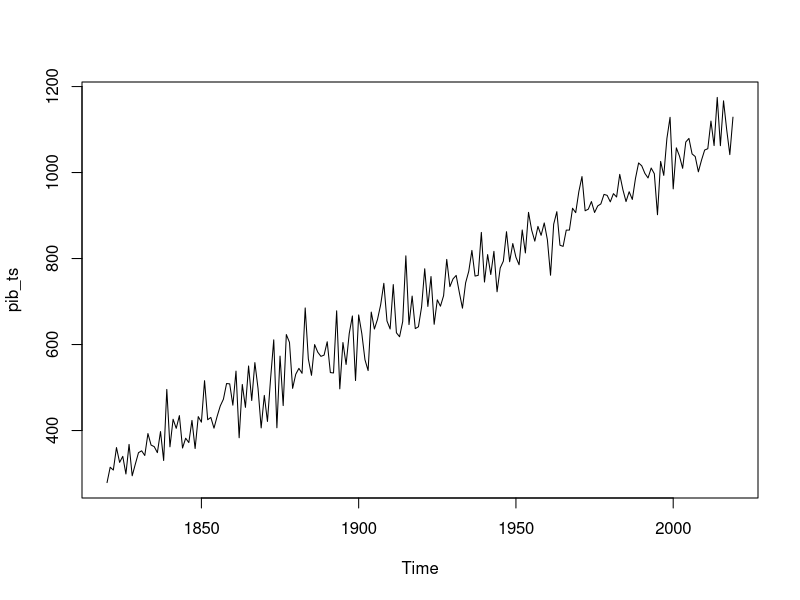

Source code (R):

set.seed(100) ###semilla
t=c(1:200) ##Consecutivo del tiempo
pib=200+ 4*t + rnorm(n=200,mean=100,sd=50) ###Crear variable ficticia

pib_ts=ts(pib, start=1820,frequency =1 ) ##Convertir variable a serie de tiempo
plot(pib_ts) ### para grficar

print(pib_ts) ###Para ver información de la serie

n=length(pib_ts)

# propiedades de la serie de tiempo

start(pib_ts)
end(pib_ts)
frequency(pib_ts)

### Ajustar modelo de regresión lineal
m1=lm(pib_ts~t)
summary(m1)

#######Ejercicio ###

set.seed(100) ###semilla
t=c(1:200) ##Consecutivo del tiempo
pib=200+ 4*t + 2*t^2 + rnorm(n=200,mean=100,sd=50)
  
mean(pib) ### para verificar valor

#######

##### cambios probando cambios ####


